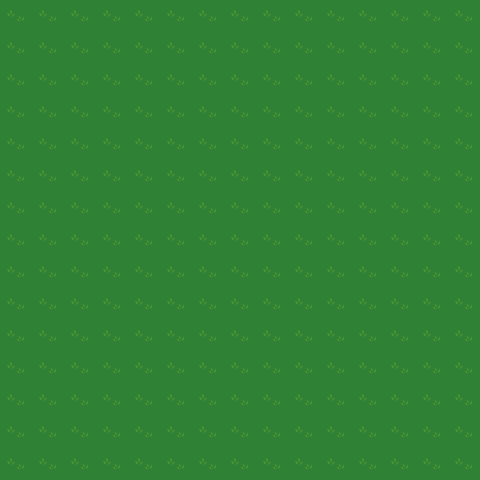

Rendered tile map (Tiled .tmx) drawn with the repository's tilesets; below, a short description and the map source with its tile grids summarised:
An orthogonal 15x15 tile map with 32x32 px tiles, 1 tile layer (Tile Layer 1).

<map version="1.0" orientation="orthogonal" renderorder="right-down" width="15" height="15" tilewidth="32" tileheight="32">
 <tileset firstgid="1" name="terrain" tilewidth="32" tileheight="32">
  <image source="terrain.png" trans="ff00ff" width="1024" height="1024" />
 </tileset>
 <layer name="Tile Layer 1" width="15" height="15">
  <data>[225 cells, 225 non-empty, 1 distinct tile ids]</data>
 </layer>
</map>
